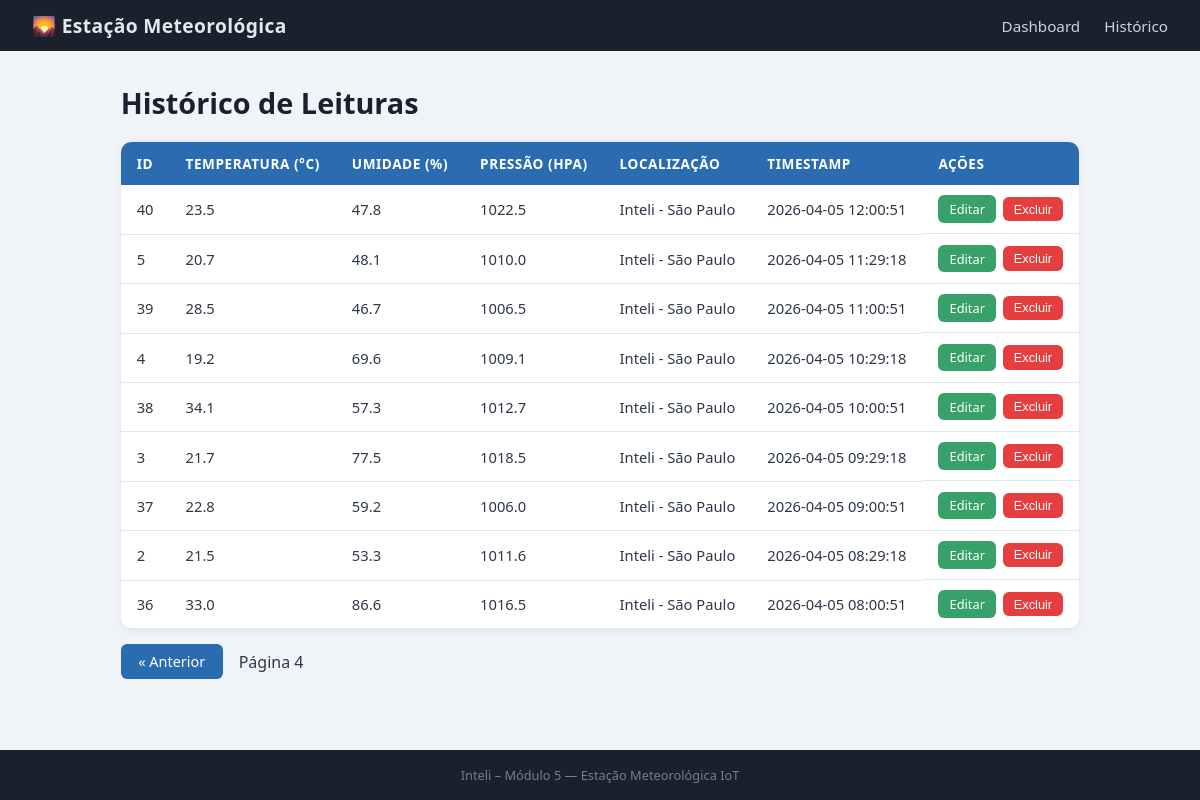
Page /historico?page=4 on the committed database.
### tables this page shows
CREATE TABLE leituras (
        id          INTEGER PRIMARY KEY AUTOINCREMENT,
        temperatura REAL    NOT NULL,
        umidade     REAL    NOT NULL,
        pressao     REAL,
        localizacao TEXT    DEFAULT 'Inteli - São Paulo',
        timestamp   DATETIME DEFAULT (datetime('now','localtime'))
    );

### app.py (the view)
@app.route("/historico")
def historico():
    page = int(request.args.get("page", 1))
    per_page = 20
    offset = (page - 1) * per_page
    leituras = database.listar_leituras(limit=per_page, offset=offset)
    return render_template("historico.html", leituras=leituras, page=page)

### database.py (called while the page is built)
def get_connection():
    conn = sqlite3.connect(DB_PATH)
    conn.row_factory = sqlite3.Row
    conn.execute("PRAGMA journal_mode=WAL")
    return conn

def listar_leituras(limit=100, offset=0):
    conn = get_connection()
    rows = conn.execute(
        "SELECT * FROM leituras ORDER BY timestamp DESC LIMIT ? OFFSET ?",
        (limit, offset),
    ).fetchall()
    conn.close()
    return [dict(r) for r in rows]

### templates/historico.html (shortened to what this page needs)
{% extends "base.html" %}
{% block content %}
<h1>Histórico de Leituras</h1>
<table class="tabela">
  <thead>
    <tr>
      <th>ID</th>
      <th>Temperatura (°C)</th>
      <th>Umidade (%)</th>
      <th>Pressão (hPa)</th>
      <th>Localização</th>
      <th>Timestamp</th>
      <th>Ações</th>
    </tr>
  </thead>
  <tbody>
    {% for l in leituras %}
    <tr>
      <td>{{ l.id }}</td>
      <td>{{ l.temperatura }}</td>
      <td>{{ l.umidade }}</td>
      <td>{{ l.pressao or "—" }}</td>
      <td>{{ l.localizacao }}</td>
      <td>{{ l.timestamp }}</td>
      <td class="actions">
        <a class="btn btn-sm btn-edit" href="{{ url_for('editar', leitura_id=l.id) }}">Editar</a>
        <form method="POST" action="{{ url_for('deletar_view', leitura_id=l.id) }}"
              onsubmit="return confirm('Deseja excluir a leitura #{{ l.id }}?')">
          <button type="submit" class="btn btn-sm btn-delete">Excluir</button>
        </form>
      </td>
    </tr>
    {% else %}
    <tr><td colspan="7" class="empty">Nenhuma leitura encontrada.</td></tr>
    {% endfor %}
  </tbody>
</table>
<div class="pagination">
  {% if page > 1 %}
  <a class="btn" href="{{ url_for('historico', page=page-1) }}">&laquo; Anterior</a>
  {% endif %}
  <span>Página {{ page }}</span>
</div>
{% endblock %}

### static/css/style.css (style rules this page uses)
*, *::before, *::after { box-sizing: border-box; margin: 0; padding: 0; }
body { font-family: "Segoe UI", Arial, sans-serif; background: #f0f4f8; color: #2d3748; min-height: 100vh; display: flex; flex-direction: column; }
h1 { font-size: 1.8rem; margin-bottom: 1.25rem; color: #1a202c; }
.tabela { width: 100%; border-collapse: collapse; background: #fff; border-radius: 10px; overflow: hidden; box-shadow: 0 2px 8px rgba(0,0,0,0.07); margin-bottom: 1rem; }
.tabela th { background: #2b6cb0; color: #fff; padding: 0.75rem 1rem; text-align: left; font-size: 0.85rem; text-transform: uppercase; letter-spacing: 0.04em; }
.tabela td { padding: 0.65rem 1rem; border-bottom: 1px solid #e2e8f0; font-size: 0.92rem; }
.tabela tr:last-child td { border-bottom: none; }
.actions { display: flex; gap: 0.4rem; align-items: center; }
.btn { display: inline-block; padding: 0.5rem 1.1rem; background: #2b6cb0; color: #fff; border: none; border-radius: 6px; text-decoration: none; font-size: 0.9rem; cursor: pointer; transition: background 0.2s; }
.btn-sm { padding: 0.3rem 0.7rem; font-size: 0.8rem; }
.btn-edit { background: #38a169; }
.btn-delete { background: #e53e3e; }
.pagination { display: flex; align-items: center; gap: 1rem; margin-top: 1rem; }

### rows in the picture
leituras: id "40", temperatura "23.5", umidade "47.8", pressao "1022.5", localizacao "Inteli - São Paulo", timestamp "2026-04-05 12:00:51"
leituras: id "5", temperatura "20.7", umidade "48.1", pressao "1010.0", localizacao "Inteli - São Paulo", timestamp "2026-04-05 11:29:18"
leituras: id "39", temperatura "28.5", umidade "46.7", pressao "1006.5", localizacao "Inteli - São Paulo", timestamp "2026-04-05 11:00:51"
leituras: id "4", temperatura "19.2", umidade "69.6", pressao "1009.1", localizacao "Inteli - São Paulo", timestamp "2026-04-05 10:29:18"
leituras: id "38", temperatura "34.1", umidade "57.3", pressao "1012.7", localizacao "Inteli - São Paulo", timestamp "2026-04-05 10:00:51"
leituras: id "3", temperatura "21.7", umidade "77.5", pressao "1018.5", localizacao "Inteli - São Paulo", timestamp "2026-04-05 09:29:18"
leituras: id "37", temperatura "22.8", umidade "59.2", pressao "1006.0", localizacao "Inteli - São Paulo", timestamp "2026-04-05 09:00:51"
leituras: id "2", temperatura "21.5", umidade "53.3", pressao "1011.6", localizacao "Inteli - São Paulo", timestamp "2026-04-05 08:29:18"
leituras: id "36", temperatura "33.0", umidade "86.6", pressao "1016.5", localizacao "Inteli - São Paulo", timestamp "2026-04-05 08:00:51"

### other values in the picture
{{ page }} "4"
